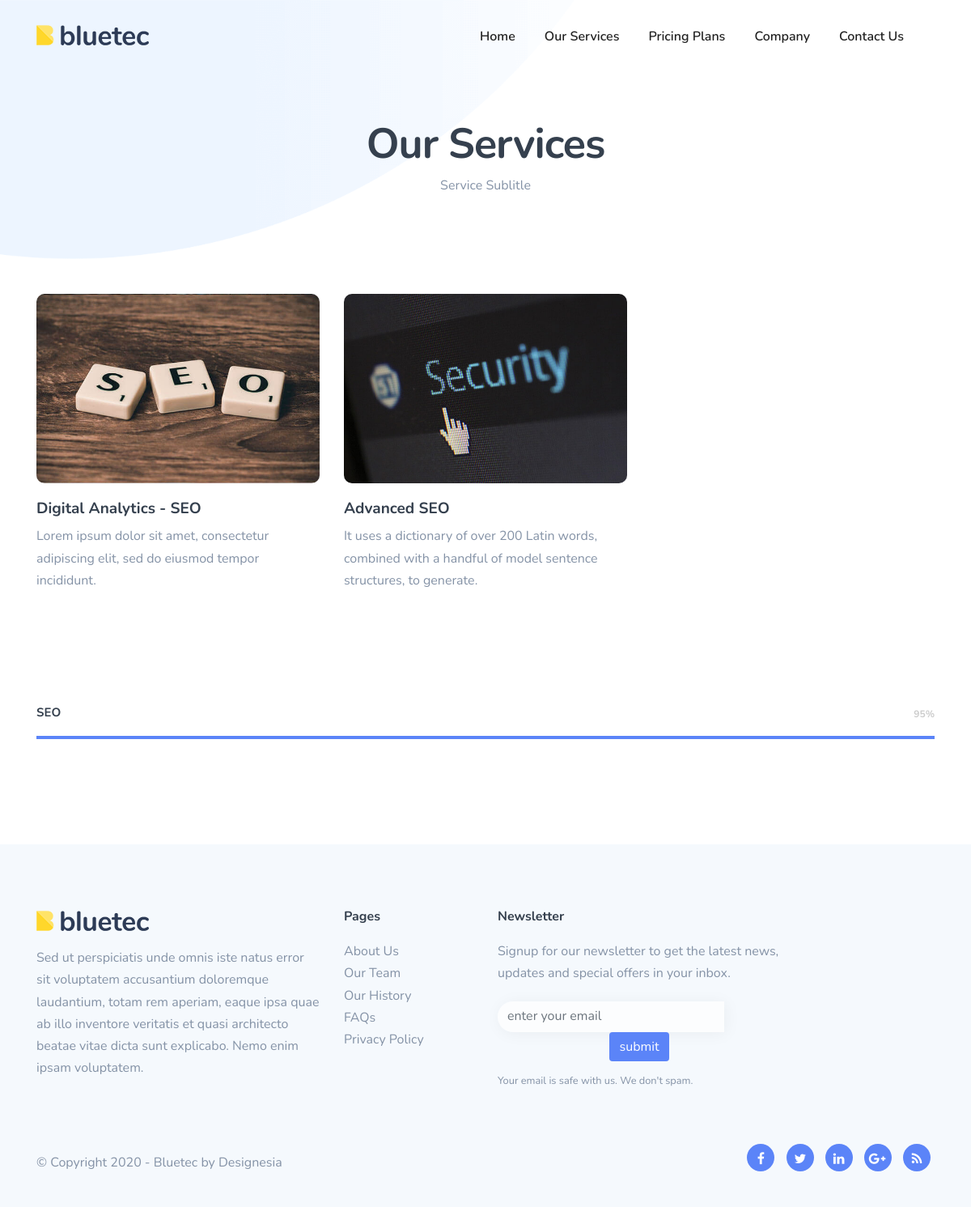
The page /services-page/ on the database its author committed.
### mainapp/models.py (models this page shows, shortened)
class Servicepagesubtitlemeta(models.Model):
    meta_site_title = models.CharField(max_length=200)
    meta_description = models.CharField(max_length=500)
    meta_keywords = models.CharField(max_length=500)
    sub_title = models.CharField(max_length=500)
    class Meta:
        verbose_name = "Service Subtitle and Meta - Service Page"
        verbose_name_plural = "Service Subtitle and Meta - Service Page"

class Servicesection(models.Model):
    icon = models.CharField(max_length=200)
    image = models.ImageField(upload_to='service_page', blank=True, null=True)
    img_alt = models.CharField(max_length=200, blank=True, null=True)
    colour = models.CharField(max_length=200)
    url = models.URLField(null=True, blank=True)
    title = models.CharField(max_length=1000)
    description = models.TextField()
    class Meta:
        verbose_name = "Service - Homepage"
        verbose_name_plural = "Service - Homepage"

class Serviceskill(models.Model):
    title = models.CharField(max_length=200)
    skill_rate = models.IntegerField(help_text="give number 0 to 100, It's repreasent skill parcentage")
    class Meta:
        verbose_name = "Service Counter - Service Page"
        verbose_name_plural = "Service Counter - Service Page"

class Footersection(models.Model):
    footer_main_description = models.TextField()
    newsletter_description = models.CharField(max_length=500)
    class Meta:
        verbose_name = "Footer - Homepage"
        verbose_name_plural = "Footer - Homepage"

### mainapp/views.py (the view)
# urls.py: path('services-page/', services_page, name='services_page'),
def services_page(request):
    servicepagesubtitlemeta = Servicepagesubtitlemeta.objects.first()
    servicesection=Servicesection.objects.all()
    serviceskill = Serviceskill.objects.all()
    context = {
        'servicepagesubtitlemeta':servicepagesubtitlemeta,
        'servicesection': servicesection,
        'serviceskill': serviceskill,
    }
    return render(request, 'mainapp/services-page.html',context)

### mainapp/context_processors.py (called while the page is built)
def footer_section_text(request):
    footersection = Footersection.objects.first()
    return {'footersection': footersection}

def get_contact_us_section_text(request):
    contact_us_section_text = Contactussection.objects.first()
    return {'contact_us_section_text': contact_us_section_text}

### templates/mainapp/services-page.html (shortened to what this page needs)
{% extends 'base.html' %}
{% load static %}
{% block body_block %}
<div class="no-bottom no-top" id="content">
    <section id="subheader" data-bgimage="url({% static '' %}images/background/5.png) bottom">
            <div class="center-y relative text-center" data-scroll-speed="4">
                <div class="container">
                    <div class="row">
                        <div class="col-md-8 offset-md-2">
                            <form action='' class="row" id='form_subscribe' method="post" name="myForm">
                        <div class="col-md-12 text-center">
                            <h1>Our Services</h1>
                            <p>{{servicepagesubtitlemeta.sub_title}}</p>
                        </div>
                    </form>
                        </div>
                    </div>
                </div>
            </div>
    </section>
    <section class="no-top service_page">
        <div class="container">
            <div class="row">
                {% for services in servicesection %}
                <div class="col-lg-4 col-md-6 col-sm-6 mb30 service_card">
                    <a href="{{services.url}}">
                        <div class="fp-wrap f-invert mb20">
                            <img src="/media/{{services.image}}" class="fp-image img-fluid" alt="{{services.img_alt}}">
                        </div>
                        <h4>{{services.title}}</h4>
                        <p>{{services.description}}</p>
                    </a>
                </div>
                {% endfor %}
    </section>
    <section class="no-top">
        <div class="container">
            <div class="row">
                {% for serviceskills in serviceskill %}
                <div class="col-md-12">
                    <div class="skill-bar style-2">
                        <h5>{{serviceskills.title}}</h5>
                        <div class="de-progress">
                            <div class="value"></div>
                            <div class="progress-bar" data-value="{{serviceskills.skill_rate}}%">
                            </div>
                        </div>
                    </div>
                </div>
                {% endfor %}
            </div>
        </div>
    </section>
</div>
{% endblock body_block %}

### templates/includes/footer.html (shortened to what this page needs)
{% load static %}
<footer class="footer footer-light">
    <div class="container">
        <div class="row">
            <div class="col-lg-4">
                <div class="widget">
                    <a href="index.html"><img alt="" class="logo" src="{% static '' %}images/logo-2.png"></a>
                    <div class="spacer-20"></div>
                    <p>{{footersection.footer_main_description}}</p>
                </div>
            </div>
            <div class="col-lg-2">
                <div class="widget">
                    <h5>Pages</h5>
                    <ul>
                        <li><a href="{% url 'mainapp:about_us' %}">About Us</a></li>
                        <li><a href="{% url 'mainapp:our_team' %}">Our Team</a></li>
                        <li><a href="{% url 'mainapp:our_history' %}">Our History</a></li>
                        <li><a href="{% url 'mainapp:faq' %}">FAQs</a></li>
                        <li><a href="{% url 'mainapp:privacy_policy' %}">Privacy Policy</a></li>
                    </ul>
                </div>
            </div>
            <div class="col-lg-4">
                <div class="widget">
                    <h5>Newsletter</h5>
                    <p>{{footersection.newsletter_description}}</p>
                    <form action="{% url 'mainapp:footernewsletter' %}" class="row" id="form_subscribe" method="POST" name="form_subscribe">
                        <div class="col text-center">
                            <input class="form-control" id="name_1" name="email" placeholder="enter your email" type="email" />
                            <input type="submit" value="submit" class="btn btn-primary" >
                        </div>
                    </form>
                    <div class="spacer-10"></div>
                    <small>Your email is safe with us. We don't spam.</small>
                </div>
            </div>
        </div>
        <div class="row">
            <div class="col-md-6 sm-text-center mb-sm-30">
                <div class="mt10">&copy; Copyright 2020 - Bluetec by Designesia</div>
            </div>
            <div class="col-md-6 text-md-right text-sm-left">
                <div class="social-icons">
                    <a href="#"><i class="fa fa-facebook fa-lg"></i></a>
                    <a href="#"><i class="fa fa-twitter fa-lg"></i></a>
                    <a href="#"><i class="fa fa-linkedin fa-lg"></i></a>
                    <a href="#"><i class="fa fa-google-plus fa-lg"></i></a>
                    <a href="#"><i class="fa fa-rss fa-lg"></i></a>
                </div>
            </div>
        </div>
    </div>
</footer>

### static/css/custom.css (style rules this page uses)
.service_page .service_card a { text-decoration: none; color: #8492a6; }
#form_subscribe input[type=email] { padding: 8px 12px 9px 12px; width: 80%; float: left; display: table-cell; border-radius: 60px 0 0 60px; -moz-border-radius: 60px 0 0 60px; -webkit-border-radius: 60px 0 0 60px; border: none; background: rgba(255,255,255,.7); -webkit-box-shadow: 2px 2px 20px 0px rgb(20 20 20 / 5%); -moz-box-shadow: 2px 2px 20px 0px rgba(20,20,20, 0.05); box-shadow: 2px 2px 20px 0px rgb(20 20 20 / 5%); }

### static/css/colors/scheme-02.css (style rules this page uses)
:root { --primary-color: #5B84F8; --secondary-color: #FFD943; --tertiary-color: #06D2FF; --primary-color-rgb: 23,155,255; }

### static/css/coloring.css (style rules this page uses)
.bg-color, section.bg-color, section.call-to-action, #mainmenu li li a:hover, #mainmenu ul li:hover > a, .price-row, .slider-info .text1, .btn-primary, .bg-id-color, .pagination > .active > a, .pagination > .active > span, .pagination > .active > a:hover, .pagination > .active > span:hover, .pagination > .active > a:focus, .pagination > .active > span:focus, .dropcap, .fullwidthbanner-container a.btn, .feature-box-big-icon i, #testimonial-full, .icon-deco i, .feature-box-small-icon .border, .small-border, #jpreBar, .date-post, .team-list .small-border, .de-team-list .small-border, .btn-line:hover,a.btn-line:hover, .btn-line.hover,a.btn-line.hover, .owl-arrow span, .de-progress .progress-bar, #btn-close-x:hover, .box-fx .info, .btn-more, .widget .small-border, .product img:hover, #btn-search, .de_tab.timeline li.active .dot, .btn-id, .tiny-border, #back-to-top, #subheader .small-border-deco span, #services-list li a:hover, .timeline .tl-block .tl-line, .de_tab.tab_style_2 .de_nav li.active span, .de_tab.tab_steps.style-2 .de_nav li.active span, .feature-box-small-icon.style-2 .number.bg-color, a.btn-custom,.btn-custom, .owl-custom-nav .btn-next:before, .owl-custom-nav .btn-prev:before, .timeline > li > .timeline-badge, .de_light .de_tab.tab_style_3 .de_nav li.active span, .de_tab.tab_style_4 .de_nav li.active span, .circle, .social-icons-sm i:hover, .btn-rsvp, .btn-close, .pricing-s1 .ribbon, .de_tab.tab_style_4 .de_nav li.active, #preloader .s1 span, #filters a.selected, .custom-show:after, .custom-close:after, .widget-post .date, .style-2 .date-box, .feature-box-type-1 i, .owl-item.active > div blockquote:before, .accordion-section-title:before, #form_subscribe #btn-submit i, .owl-dot.active, .bg-gradient-to-right-2, .feature-box-type-1.hover i, .feature-box-type-1:hover i, .ribbon, .box-icon-simple .num, .box-highlight.s2, .feature-box.f-boxed:hover, .fpw-overlay-btm, .fp-wrap:hover .fpwow-icons, .social-icons i, .owl-item.active.center .feature-box-type-2, .testimonial-color .item:nth-child(1n) blockquote:before, .spinner > div, .d-gallery-item .dgi-1, a.btn-border:hover, .dih-overlay, .widget_tags li a { background:var(--primary-color); }

### rows shown on the page
Servicepagesubtitlemeta: sub_title "Service Sublitle"
Servicesection: image (picture), title "Digital Analytics - SEO", description "Lorem ipsum dolor sit amet, consectetur adipiscing elit, sed do eiusmod tempor incididunt."
Servicesection: image (picture), title "Advanced SEO", description "It uses a dictionary of over 200 Latin words, combined with a handful of model sentence structures, to generate."
Serviceskill: title "SEO", skill_rate 95 (drawn)
Footersection: footer_main_description "Sed ut perspiciatis unde omnis iste natus error sit voluptatem accusantium doloremque laudantium, totam rem aperiam, eaque ipsa quae ab illo inventore veritatis et quasi architecto beatae vitae dicta sunt explicabo. Nemo enim ipsam voluptatem.", newsletter_description "Signup for our newsletter to get the latest news, updates and special offers in your inbox."
